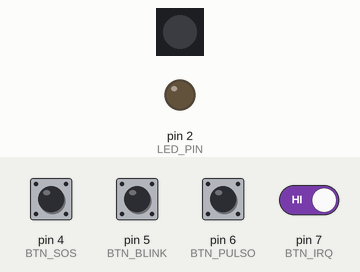
Recording of a sketch running on a simulated Arduino Uno, built with avr-gcc and run on an emulated ATmega328P. Parts: 1 RGB LEDs in strip order, left to right, output pins drawn as LEDs (lit = HIGH). Dashed ring = blinking. Inputs (shaded band) come from the test bench; at power-on: pin 4 (BTN_SOS), pin 5 (BTN_BLINK), pin 6 (BTN_PULSO), pin 7 (BTN_IRQ) HIGH. Dim RGB values are drawn brighter than linear; random numbers use the default seed unless the sketch sets one.

Above: at 1.2 s.
1.3 s: pin 4 (BTN_SOS) pulled LOW for 0.15 s
At 2.4 s:
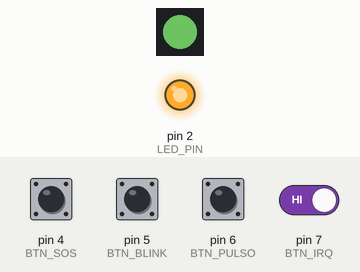
4.3 s: pin 5 (BTN_BLINK) pulled LOW for 1 s
At 4.9 s:
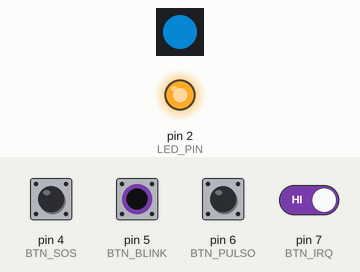
8.1 s: pin 5 (BTN_BLINK) pulled LOW for 0.15 s
At 8.2 s:
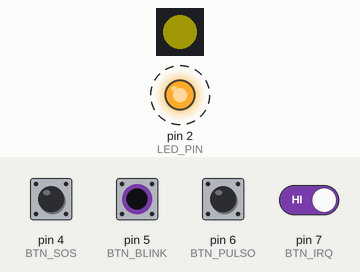
11.1 s: pin 4 (BTN_SOS) pulled LOW for 1 s
At 12.2 s:
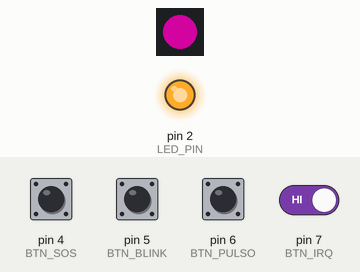
15.1 s: pin 4 (BTN_SOS) pulled LOW for 0.15 s
At 16.2 s:
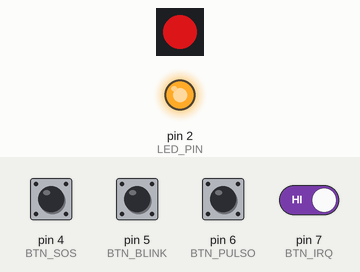
18.1 s: pin 6 (BTN_PULSO) pulled LOW for 1 s
At 18.77 s:
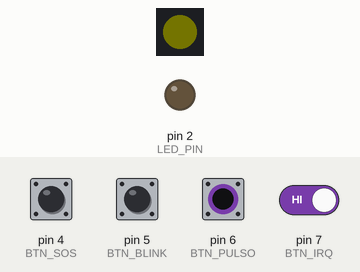
Timing chart, 0 to 22.1 s (numbered marks = the images above; inputs shaded):
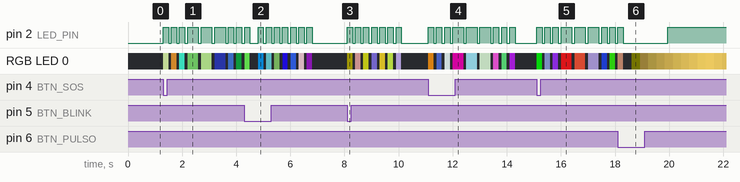

The sketch:

irq.ino
```cpp
#include <Adafruit_NeoPixel.h>

Adafruit_NeoPixel LED_RGB(1, 48, NEO_GRBW + NEO_KHZ800);

// CONSTANTES
int LED_PIN = 2;
int BTN_SOS = 4;
int BTN_BLINK = 5;
int BTN_PULSO = 6;

int BTN_IRQ = 7;


bool bandera = false;


void setup() {
  LED_RGB.begin();
  LED_RGB.setBrightness(150);
  colorearRGB(0,0,0);

  pinMode(LED_PIN, OUTPUT);


  pinMode(BTN_SOS, INPUT_PULLUP);
  pinMode(BTN_BLINK, INPUT_PULLUP);
  pinMode(BTN_PULSO, INPUT_PULLUP);
  pinMode(BTN_IRQ, INPUT_PULLUP);


}

void loop() {
  bandera = false;
  if (digitalRead(BTN_SOS) == LOW) {
    sos();


    delay(200);
  }

  else if (digitalRead(BTN_BLINK) == LOW) {
    blink();


    delay(200);
  }


  else if (digitalRead(BTN_PULSO) == LOW) {
    pulso();


    delay(200);
  }


}


void colorearRGB(int red, int green, int blue) {
  LED_RGB.setPixelColor(0, (uint32_t(LED_RGB.Color(red, green, blue))));
  LED_RGB.show(); // Enciende el color
}


void sos() {
  // S
  corto();
  corto();
  corto();

  // O
  largo();
  largo();
  largo();

  // S
  corto();
  corto();
  corto();


}

void blink() {
  for(int i = 1; i <= 7; i++) {
    corto();
  }
}


void pulso() {

  int r = random(0, 256);
  int g = random(0, 256);
  int b = random(0, 256);


  for (int brillo = 0; brillo <= 255; brillo++) {

    check();
    if (bandera) {

      return;
    }


    analogWrite(LED_PIN, brillo);  // Salida PWM

    LED_RGB.setBrightness(brillo);
    colorearRGB(r, g, b);
    LED_RGB.show();

    delay(10);
  }

  for (int brillo = 255; brillo >= 0; brillo--) {

    check();
    if (bandera) {

      return;
    }


    analogWrite(LED_PIN, brillo);

    LED_RGB.setBrightness(brillo);
    colorearRGB(r, g, b);
    LED_RGB.show();

    delay(10);
  }

  colorearRGB(0,0,0);
  LED_RGB.setBrightness(150);
  digitalWrite(LED_PIN, LOW);
}


void largo() {

  check();
  if (bandera) {

    return;
  }


  analogWrite(LED_PIN, 255);
  colorearRGB(random(0, 256), random(0, 256), random(0, 256));
  delay(400);

  check();
  if (bandera) {

    return;
  }

  analogWrite(LED_PIN, 0);
  colorearRGB(0, 0, 0);
  delay(100);
}


void corto() {

  check();
  if (bandera) {

    return;
  }

  analogWrite(LED_PIN, 255);
  colorearRGB(random(0, 256), random(0, 256), random(0, 256));
  delay(200);

  check();
  if (bandera) {

    return;
  }


  analogWrite(LED_PIN, 0);
  colorearRGB(0, 0, 0);
  delay(100);


}


void interrupcion() {

  analogWrite(LED_PIN, 255);
  colorearRGB(255, 0, 0);

  delay(2000);

  analogWrite(LED_PIN, 0);
  colorearRGB(0, 0, 0);

  bandera = true;


}

void check() {
  if (digitalRead(BTN_IRQ) == LOW) {
    interrupcion();
  }
}
```

Measured:
- after the input at 1.3 s, pin 2 (LED_PIN): goes 3 × (HIGH 0.20 s, LOW 0.10 s), 3 × (HIGH 0.40 s, LOW 0.10 s), HIGH 0.20 s, LOW 0.10 s, HIGH 0.20 s, then LOW, starting at once; RGB LED 0: off → RGB(127, 142, 98) at once, → off 0.20 s later, → RGB(117, 76, 24) 0.10 s later, → off 0.20 s later, … (16 changes in this stretch)
- after the input at 8.1 s, pin 2 (LED_PIN): alternates HIGH for 0.20 s and LOW for 0.10 s, 14 changes in all, then stays LOW, starting at once; RGB LED 0: off → RGB(33, 31, 1) at once, → off 0.20 s later, → RGB(108, 77, 76) 0.10 s later, → off 0.20 s later, … (14 changes in this stretch)
- after the input at 11.1 s, pin 2 (LED_PIN): LOW → HIGH at once, → LOW 0.20 s later, → HIGH 0.10 s later, → LOW 0.20 s later, … (18 changes in this stretch); RGB LED 0: off → RGB(135, 81, 12) at once, → off 0.20 s later, → RGB(33, 45, 91) 0.10 s later, → off 0.20 s later, … (18 changes in this stretch)
- after the input at 15.1 s, pin 2 (LED_PIN): goes 3 × (HIGH 0.20 s, LOW 0.10 s), 3 × (HIGH 0.40 s, LOW 0.10 s), HIGH 0.20 s, LOW 0.10 s, HIGH 0.20 s, then LOW, starting at once; RGB LED 0: off → RGB(3, 132, 7) at once, → off 0.20 s later, → RGB(57, 64, 89) 0.10 s later, → off 0.20 s later, … (16 changes in this stretch)
